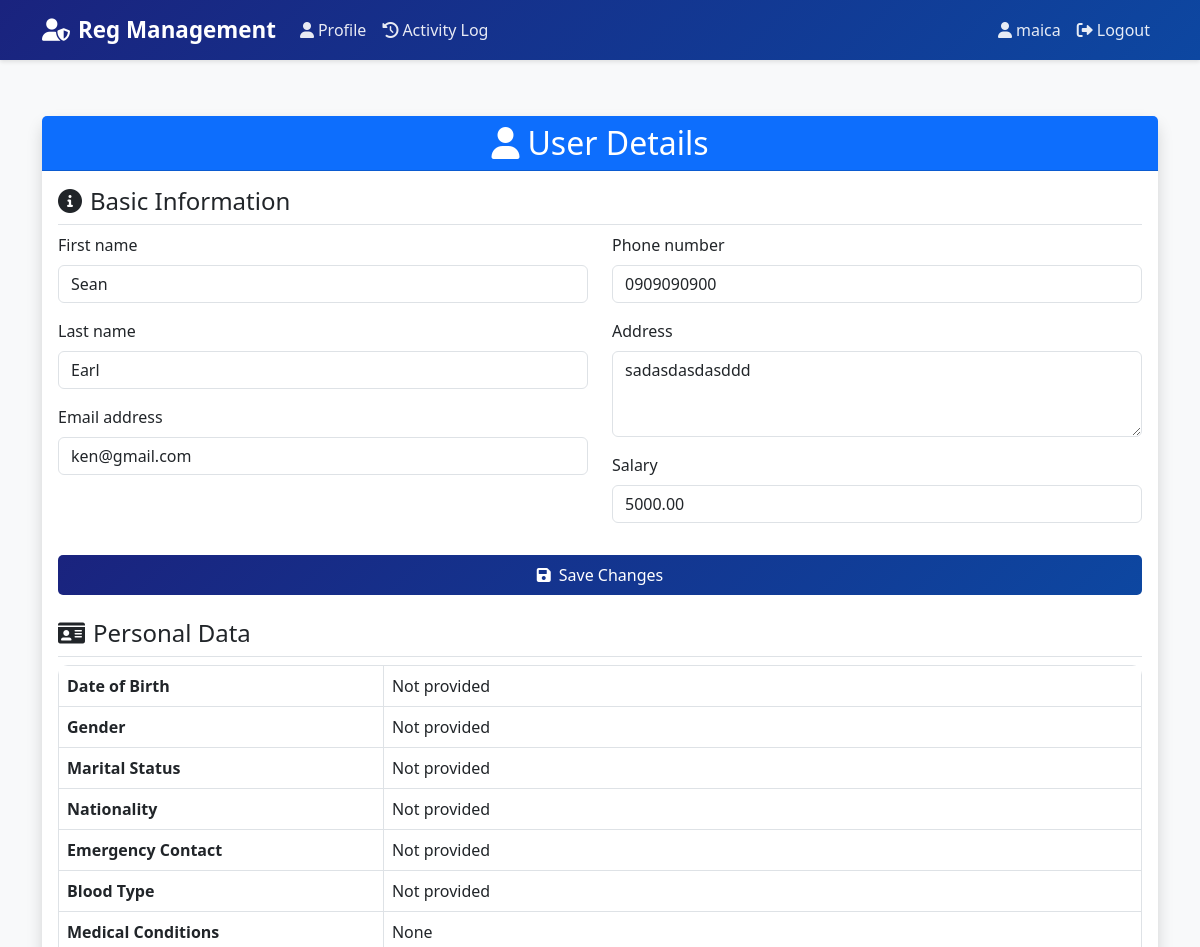
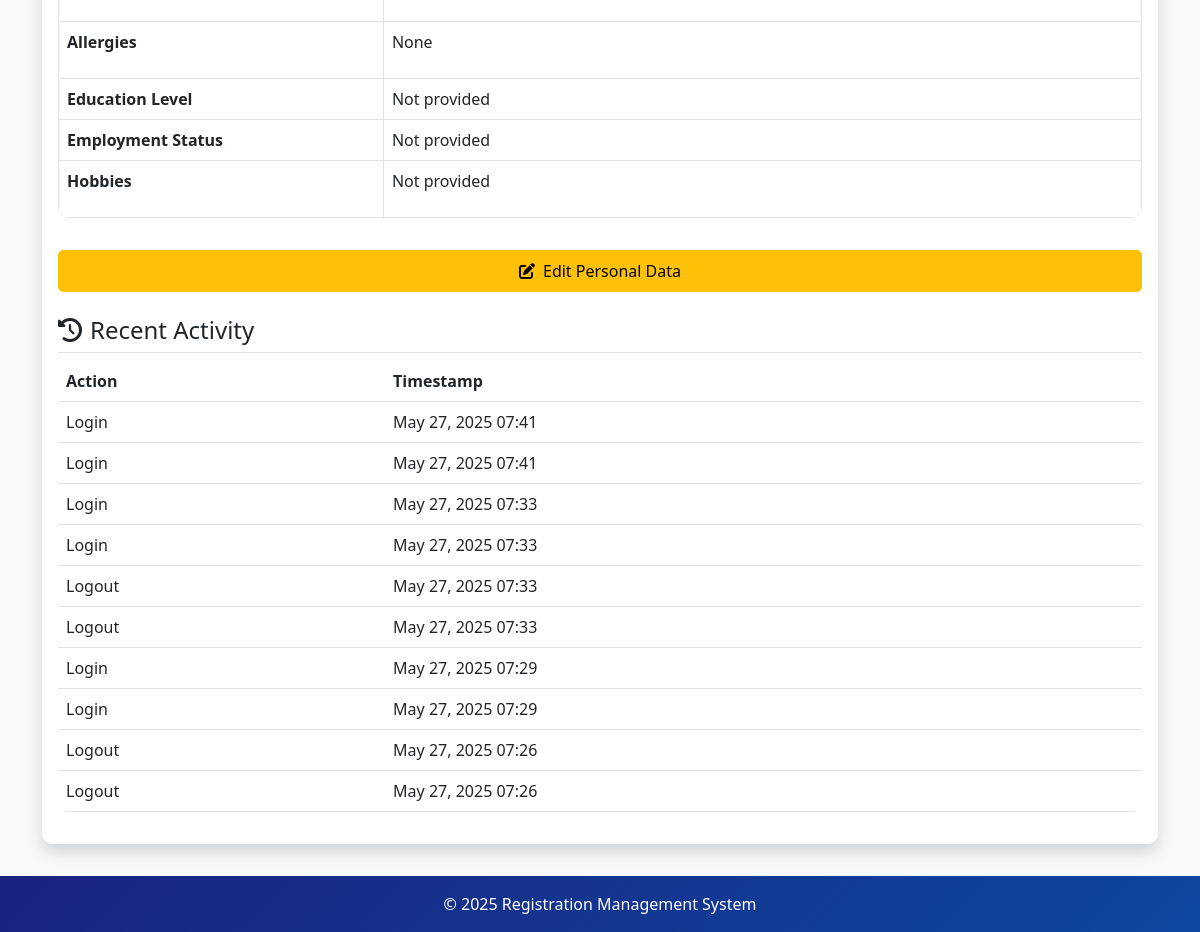
The app's page /users/5/ (signed in) with its own data (2 pictures, top to bottom).
### accounts/models.py (models this page shows, shortened)
class UserProfile(models.Model):
    USER_TYPE_CHOICES = [
        ('admin', 'Admin'),
        ('viewer', 'Viewer'),
    ]
    user = models.OneToOneField(User, on_delete=models.CASCADE, related_name='userprofile')
    id_number = models.CharField(max_length=20, unique=True, blank=True, null=True)
    user_type = models.CharField(max_length=10, choices=USER_TYPE_CHOICES, default='viewer')
    phone_number = models.CharField(max_length=20, blank=True, null=True)
    address = models.TextField(blank=True, null=True)
    salary = models.DecimalField(max_digits=10, decimal_places=2, null=True, blank=True)
    created_at = models.DateTimeField(auto_now_add=True)
    updated_at = models.DateTimeField(auto_now=True)
    @property
    def is_admin(self):
        return self.user_type == 'admin'

class PersonalData(models.Model):
    GENDER_CHOICES = [
        ('M', 'Male'),
        ('F', 'Female'),
        ('O', 'Other'),
    ]
    MARITAL_STATUS_CHOICES = [
        ('S', 'Single'),
        ('M', 'Married'),
        ('D', 'Divorced'),
        ('W', 'Widowed'),
    ]
    user = models.OneToOneField(User, on_delete=models.CASCADE, related_name='personal_data')
    date_of_birth = models.DateField(null=True, blank=True)
    age = models.IntegerField(null=True, blank=True)
    email = models.EmailField(null=True, blank=True)
    gender = models.CharField(max_length=10, choices=GENDER_CHOICES, null=True, blank=True)
    marital_status = models.CharField(max_length=20, choices=MARITAL_STATUS_CHOICES, null=True, blank=True)
    nationality = models.CharField(max_length=100, null=True, blank=True)
    emergency_contact_name = models.CharField(max_length=100, null=True, blank=True)
    emergency_contact_number = models.CharField(max_length=20, null=True, blank=True)
    blood_type = models.CharField(max_length=5, null=True, blank=True)
    medical_conditions = models.TextField(null=True, blank=True)
    allergies = models.TextField(null=True, blank=True)
    education_level = models.CharField(max_length=50, null=True, blank=True)
    employment_status = models.CharField(max_length=50, null=True, blank=True)
    hobbies = models.TextField(null=True, blank=True)
    voluntary_work = models.TextField(null=True, blank=True)
    civil_service_eligibility = models.CharField(max_length=100, null=True, blank=True)
    eligibility_rating = models.CharField(max_length=20, null=True, blank=True)
    eligibility_date = models.DateField(null=True, blank=True)
    eligibility_place = models.CharField(max_length=100, null=True, blank=True)
    eligibility_license = models.CharField(max_length=50, null=True, blank=True)
    position_title = models.CharField(max_length=100, null=True, blank=True)
    employer_name = models.CharField(max_length=100, null=True, blank=True)
    employer_address = models.TextField(null=True, blank=True)
    employment_start_date = models.DateField(null=True, blank=True)
    employment_end_date = models.DateField(null=True, blank=True)
    monthly_salary = models.DecimalField(max_digits=10, decimal_places=2, null=True, blank=True)
    salary_grade = models.CharField(max_length=20, null=True, blank=True)
    job_description = models.TextField(null=True, blank=True)

class ActivityLog(models.Model):
    LOGIN = 'login'
    LOGOUT = 'logout'
    ACTION_CHOICES = [
        (LOGIN, 'Login'),
        (LOGOUT, 'Logout'),
    ]
    user = models.ForeignKey(User, on_delete=models.CASCADE)
    action = models.CharField(max_length=10, choices=ACTION_CHOICES)
    timestamp = models.DateTimeField(auto_now_add=True)
    ip_address = models.GenericIPAddressField(null=True, blank=True)
    class Meta:
        ordering = ['-timestamp']

### accounts/views.py (the view)
# urls.py: path('users/<int:user_id>/', views.user_detail, name='user_detail'),
@login_required
@user_passes_test(is_admin)
def user_detail(request, user_id):
    user_obj = get_object_or_404(User, id=user_id)
    if not request.user.userprofile.is_admin and request.user != user_obj:
        messages.error(request, 'You do not have permission to view this profile.')
        return redirect('profile')
    if request.method == 'POST':
        user_form = UserEditForm(request.POST, instance=user_obj)
        profile_form = UserProfileForm(request.POST, instance=user_obj.userprofile)
        personal_data_form = PersonalDataForm(request.POST, instance=user_obj.personal_data)
        if user_form.is_valid() and profile_form.is_valid() and personal_data_form.is_valid():
            user_form.save()
            profile_form.save()
            personal_data_form.save()
            messages.success(request, 'User information updated successfully.')
            return redirect('user_detail', user_id=user_id)
    else:
        user_form = UserEditForm(instance=user_obj)
        profile_form = UserProfileForm(instance=user_obj.userprofile)
        personal_data_form = PersonalDataForm(instance=user_obj.personal_data)
    activity_logs = ActivityLog.objects.filter(user=user_obj).order_by('-timestamp')[:10]
    context = {
        'user_obj': user_obj,
        'user_form': user_form,
        'profile_form': profile_form,
        'personal_data_form': personal_data_form,
        'activity_logs': activity_logs,
        'is_admin': request.user.userprofile.is_admin,
    }
    return render(request, 'accounts/user_detail.html', context)

### accounts/templates/accounts/user_detail.html (shortened to what this page needs)
{% extends 'accounts/base.html' %}
{% load crispy_forms_tags %}
{% block content %}
<div class="container mt-4">
    <div class="row">
        <div class="col-md-12">
            <div class="card shadow">
                <div class="card-header bg-primary text-white">
                    <h2 class="text-center mb-0">
                        <i class="fas fa-user me-2"></i>User Details
                    </h2>
                </div>
                <div class="card-body">
                    <div class="row mb-4">
                        <div class="col-md-12">
                            <h4 class="border-bottom pb-2">
                                <i class="fas fa-info-circle me-2"></i>Basic Information
                            </h4>
                            <form method="post">
                                <div class="row">
                                    <div class="col-md-6">
                                        {{ user_form|crispy }}
                                    </div>
                                    <div class="col-md-6">
                                        {{ profile_form|crispy }}
                                    </div>
                                </div>
                                <div class="d-grid gap-2 mt-3">
                                    <button type="submit" class="btn btn-primary">
                                        <i class="fas fa-save me-2"></i>Save Changes
                                    </button>
                                </div>
                            </form>
                        </div>
                    </div>
                    <div class="row mb-4">
                        <div class="col-md-12">
                            <h4 class="border-bottom pb-2">
                                <i class="fas fa-id-card me-2"></i>Personal Data
                            </h4>
                            <div class="table-responsive">
                                <table class="table table-bordered">
                                    <tr>
                                        <th style="width: 30%">Date of Birth</th>
                                        <td>{{ user_obj.personal_data.date_of_birth|default:"Not provided" }}</td>
                                    </tr>
                                    <tr>
                                        <th>Gender</th>
                                        <td>{{ user_obj.personal_data.get_gender_display|default:"Not provided" }}</td>
                                    </tr>
                                    <tr>
                                        <th>Marital Status</th>
                                        <td>{{ user_obj.personal_data.get_marital_status_display|default:"Not provided" }}</td>
                                    </tr>
                                    <tr>
                                        <th>Nationality</th>
                                        <td>{{ user_obj.personal_data.nationality|default:"Not provided" }}</td>
                                    </tr>
                                    <tr>
                                        <th>Emergency Contact</th>
                                        <td>
                                            {% if user_obj.personal_data.emergency_contact_name %}
                                                {{ user_obj.personal_data.emergency_contact_name }}
                                                ({{ user_obj.personal_data.emergency_contact_number }})
                                            {% else %}
                                                Not provided
                                            {% endif %}
                                        </td>
                                    </tr>
                                    <tr>
                                        <th>Blood Type</th>
                                        <td>{{ user_obj.personal_data.blood_type|default:"Not provided" }}</td>
                                    </tr>
                                    <tr>
                                        <th>Medical Conditions</th>
                                        <td>{{ user_obj.personal_data.medical_conditions|default:"None"|linebreaks }}</td>
                                    </tr>
                                    <tr>
                                        <th>Allergies</th>
                                        <td>{{ user_obj.personal_data.allergies|default:"None"|linebreaks }}</td>
                                    </tr>
                                    <tr>
                                        <th>Education Level</th>
                                        <td>{{ user_obj.personal_data.education_level|default:"Not provided" }}</td>
                                    </tr>
                                    <tr>
                                        <th>Employment Status</th>
                                        <td>{{ user_obj.personal_data.employment_status|default:"Not provided" }}</td>
                                    </tr>
                                    <tr>
                                        <th>Hobbies</th>
                                        <td>{{ user_obj.personal_data.hobbies|default:"Not provided"|linebreaks }}</td>
                                    </tr>
                                </table>
                            </div>
                            {% if user_obj == request.user or is_admin %}
                            <div class="d-grid gap-2 mt-3">
                                <a href="{% url 'edit_personal_data' %}" class="btn btn-warning">
                                    <i class="fas fa-edit me-2"></i>Edit Personal Data
                                </a>
                            </div>
                            {% endif %}
                        </div>
                    </div>
                    <div class="row">
                        <div class="col-md-12">
                            <h4 class="border-bottom pb-2">
                                <i class="fas fa-history me-2"></i>Recent Activity
                            </h4>
                            <div class="table-responsive">
                                <table class="table table-hover">
                                    <thead>
                                        <tr>
                                            <th>Action</th>
                                            <th>Timestamp</th>
                                        </tr>
                                    </thead>
                                    <tbody>
                                        {% for log in activity_logs %}
                                        <tr>
                                            <td>{{ log.get_action_display }}</td>
                                            <td>{{ log.timestamp|date:"F j, Y H:i" }}</td>
                                        </tr>
                                        {% empty %}
                                        <tr>
                                            <td colspan="2" class="text-center">No activity recorded</td>
                                        </tr>
                                        {% endfor %}
                                    </tbody>
                                </table>
                            </div>
                        </div>
                    </div>
                </div>
            </div>
        </div>
    </div>
</div>
{% endblock %}

### accounts/templates/accounts/base.html (shortened to what this page needs)
<!DOCTYPE html>
<html lang="en">
<head>
    <link href="https://cdn.jsdelivr.net/npm/bootstrap@5.3.0/dist/css/bootstrap.min.css" rel="stylesheet">
    <link rel="stylesheet" href="https://cdnjs.cloudflare.com/ajax/libs/font-awesome/6.0.0/css/all.min.css">
</head>
<body>
    <nav class="navbar navbar-expand-lg navbar-dark">
        <div class="container">
            <a class="navbar-brand" href="{% url 'root' %}">
                <i class="fas fa-user-shield me-2"></i>Reg Management
            </a>
            <div class="collapse navbar-collapse" id="navbarNav">
                <ul class="navbar-nav me-auto">
                    {% if user.is_authenticated %}
                        <li class="nav-item">
                            <a class="nav-link" href="{% url 'profile' %}">
                                <i class="fas fa-user me-1"></i>Profile
                            </a>
                        </li>
                        <li class="nav-item">
                            <a class="nav-link" href="{% url 'activity_log' %}">
                                <i class="fas fa-history me-1"></i>Activity Log
                            </a>
                        </li>
                    {% endif %}
                </ul>
                <ul class="navbar-nav">
                    {% if user.is_authenticated %}
                        <li class="nav-item">
                            <span class="nav-link">
                                <i class="fas fa-user me-1"></i>{{ user.username }}
                            </span>
                        </li>
                        <li class="nav-item">
                            <a class="nav-link" href="{% url 'logout' %}">
                                <i class="fas fa-sign-out-alt me-1"></i>Logout
                            </a>
                        </li>
                    {% else %}
                        <li class="nav-item">
                            <a class="nav-link" href="{% url 'login' %}">
                                <i class="fas fa-sign-in-alt me-1"></i>Login
                            </a>
                        </li>
                    {% endif %}
                </ul>
            </div>
        </div>
    </nav>
    <div class="content-wrapper">
        {% block content %}{% endblock %}
    </div>
    <footer class="footer">
        <div class="container text-center">
            <span>© {% now "Y" %} Registration Management System</span>
        </div>
    </footer>
</body>
</html>

### records on screen
UserProfile: phone_number "0909090900", address "sadasdasdasddd", salary "5000.00"
ActivityLog: action "Login", timestamp "May 27, 2025 07:41"
ActivityLog: action "Login", timestamp "May 27, 2025 07:41"
ActivityLog: action "Login", timestamp "May 27, 2025 07:33"
ActivityLog: action "Login", timestamp "May 27, 2025 07:33"
ActivityLog: action "Logout", timestamp "May 27, 2025 07:33"
ActivityLog: action "Logout", timestamp "May 27, 2025 07:33"
ActivityLog: action "Login", timestamp "May 27, 2025 07:29"
ActivityLog: action "Login", timestamp "May 27, 2025 07:29"
ActivityLog: action "Logout", timestamp "May 27, 2025 07:26"
ActivityLog: action "Logout", timestamp "May 27, 2025 07:26"

### other values on screen
{{ user.username }} "maica"
{{ user_obj.personal_data.date_of_birth|default:"Not provided" }} "Not provided"
{{ user_obj.personal_data.get_gender_display|default:"Not provided" }} "Not provided"
{{ user_obj.personal_data.nationality|default:"Not provided" }} "Not provided"
{{ user_obj.personal_data.blood_type|default:"Not provided" }} "Not provided"
{{ user_obj.personal_data.medical_conditions|default:"None"|linebreaks }} "None"
{{ user_obj.personal_data.allergies|default:"None"|linebreaks }} "None"
{{ user_obj.personal_data.education_level|default:"Not provided" }} "Not provided"
{{ user_obj.personal_data.employment_status|default:"Not provided" }} "Not provided"
{{ user_obj.personal_data.hobbies|default:"Not provided"|linebreaks }} "Not provided"
